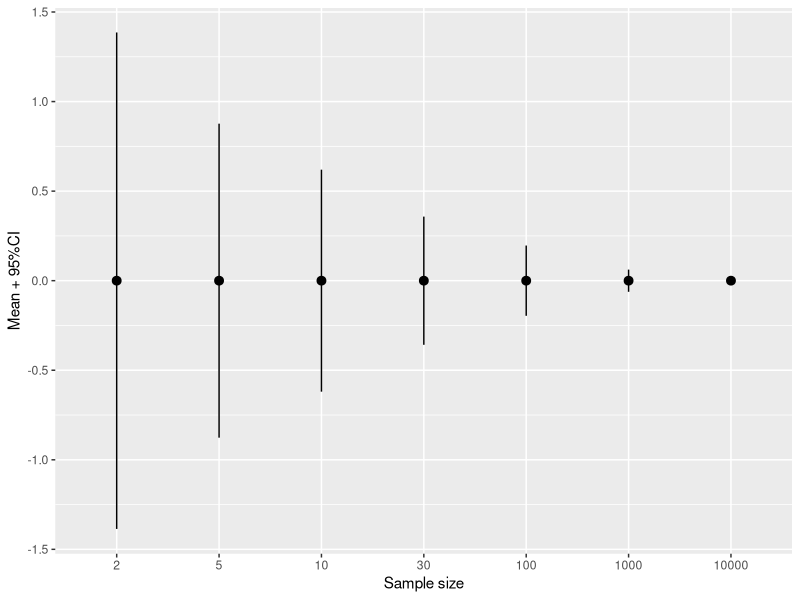

Write R code to recreate this figure.
# Load required libraries
library(ggplot2)
library(gganimate)
library(dplyr)

# Set seed for reproducibility
set.seed(123)

# Generate data for increasing sample sizes
sample_sizes <- c(2,5,10,30,100,1000,10000)
true_mean <- 0
true_sd <- 1

# Create a data frame with sample means and confidence intervals
data <- lapply(sample_sizes, function(n) {
  sample <- rnorm(n, mean = true_mean, sd = true_sd)
  sample_mean <- true_mean # mean(sample)
  se <- true_sd / sqrt(n)
  ci_lower <- true_mean - 1.96 * se
  ci_upper <- true_mean + 1.96 * se
  data.frame(
    sample_size = n,
    mean = sample_mean,
    se=se,
    ci_lower = ci_lower,
    ci_upper = ci_upper
  )
}) %>% bind_rows()

# Plot with gganimate
ggplot(data, aes(factor(sample_size), mean, ymin=ci_lower, ymax=ci_upper)) + geom_pointrange() +
  labs( x='Sample size', y='Mean + 95%CI' )
